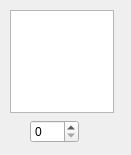
<?xml version="1.0" encoding="UTF-8"?>
<ui version="4.0">
 <class>Form</class>
 <widget class="QWidget" name="Form">
  <property name="geometry">
   <rect>
    <x>0</x>
    <y>0</y>
    <width>131</width>
    <height>155</height>
   </rect>
  </property>
  <property name="windowTitle">
   <string>Form</string>
  </property>
  <widget class="QSpinBox" name="spinBox">
   <property name="geometry">
    <rect>
     <x>30</x>
     <y>120</y>
     <width>49</width>
     <height>23</height>
    </rect>
   </property>
  </widget>
  <widget class="QTextEdit" name="textEdit">
   <property name="geometry">
    <rect>
     <x>10</x>
     <y>10</y>
     <width>104</width>
     <height>103</height>
    </rect>
   </property>
  </widget>
 </widget>
 <resources/>
 <connections/>
</ui>
